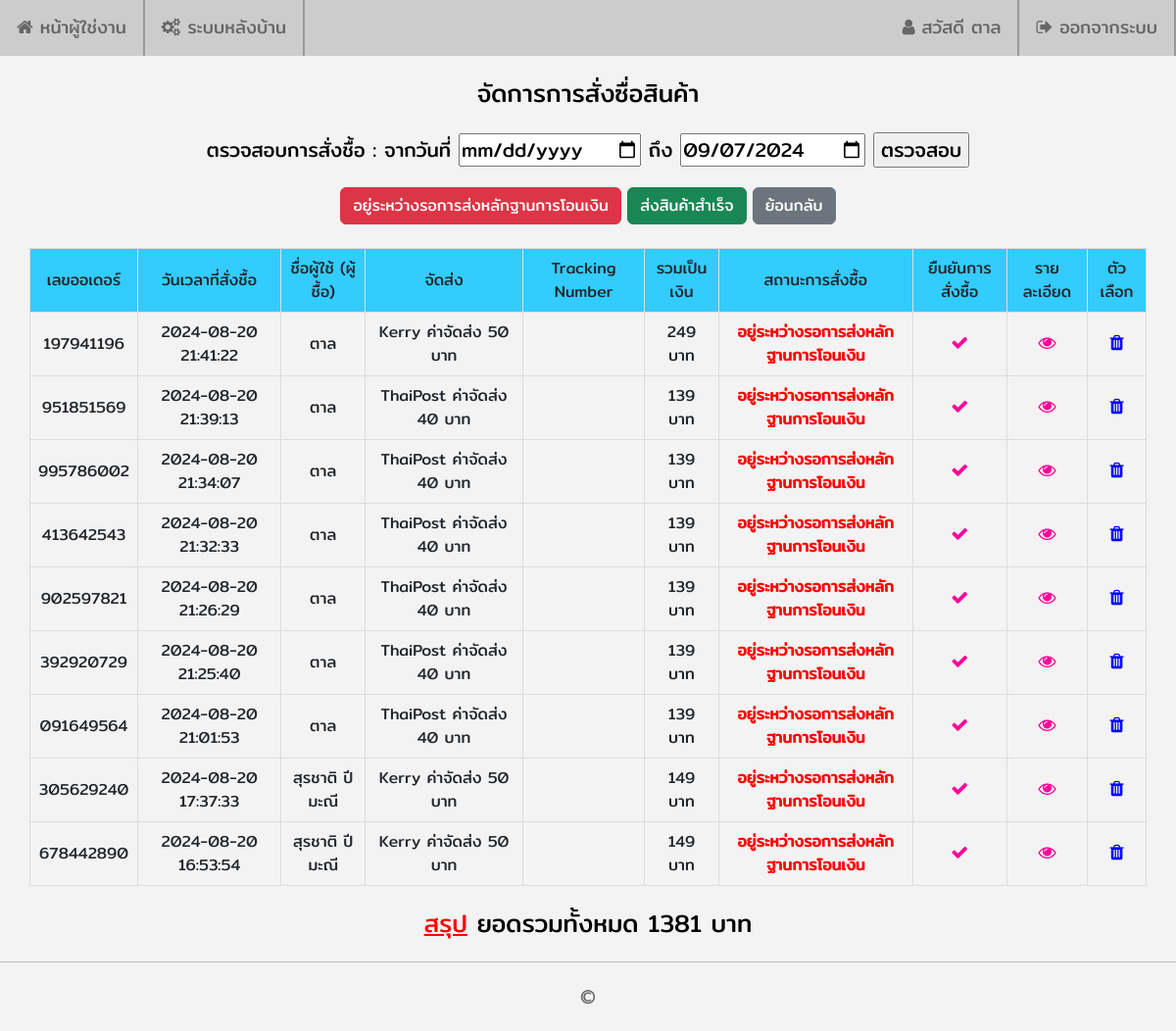
The page /shop_online/admin/order_list.php?status=pending (signed in) on the database its author committed.
### tables this page shows
CREATE TABLE `order_list` (
  `order_id` int(10) NOT NULL,
  `order_ordernumber` varchar(10) NOT NULL,
  `order_date` datetime NOT NULL,
  `order_price` int(9) NOT NULL,
  `order_status` enum('อยู่ระหว่างรอการส่งหลักฐานการโอนเงิน','อยู่ระหว่างการตรวจหลักฐาน','อยู่ระหว่างจัดส่งสินค้า','ส่งสินค้าสำเร็จ') NOT NULL DEFAULT 'อยู่ระหว่างรอการส่งหลักฐานการโอนเงิน',
  `order_img` text NOT NULL,
  `member_id` int(10) NOT NULL,
  `transport_id` int(10) NOT NULL,
  `tracking_number` varchar(30) DEFAULT NULL,
  `order_address` text NOT NULL
);

CREATE TABLE `member` (
  `member_id` int(10) NOT NULL,
  `member_username` varchar(30) NOT NULL,
  `member_password` varchar(30) NOT NULL,
  `member_name` varchar(100) NOT NULL,
  `member_email` varchar(100) NOT NULL,
  `member_address` text NOT NULL,
  `member_address2` text NOT NULL,
  `member_tel` varchar(10) NOT NULL,
  `member_img` text NOT NULL,
  `member_date` datetime NOT NULL,
  `member_level` enum('user','admin') NOT NULL DEFAULT 'user'
);

CREATE TABLE `transport` (
  `transport_id` int(10) NOT NULL,
  `transport_name` varchar(100) NOT NULL,
  `transport_price` varchar(5) NOT NULL
);

### shop_online/admin/order_list.php (the view, shortened to what this page needs)
<?php
    require_once('../connections/mysqli.php');
    $total = 0;
    $statusCondition = "";
    if (isset($_GET['status'])) {
        if ($_GET['status'] == 'pending') {
            $statusCondition = "AND order_status = 'อยู่ระหว่างรอการส่งหลักฐานการโอนเงิน'";
        } elseif ($_GET['status'] == 'completed') {
            $statusCondition = "AND order_status = 'ส่งสินค้าสำเร็จ'";
        }
    }
    $strSQL2 = "SELECT * FROM order_list
                INNER JOIN (member, transport)
                ON (order_list.member_id = member.member_id AND order_list.transport_id = transport.transport_id)
                WHERE 1 $statusCondition
                ORDER BY order_id DESC";
    $objQuery2 = mysqli_query($Connection,$strSQL2);
?>
<!DOCTYPE html>
<html lang="en">
<head>
  <link rel="stylesheet" href="https://cdn.jsdelivr.net/npm/bootstrap@5.3.3/dist/css/bootstrap.min.css">
  <link rel="stylesheet" href="https://cdnjs.cloudflare.com/ajax/libs/font-awesome/4.7.0/css/font-awesome.min.css">
  <link rel="stylesheet" type="text/css" href="../assets/css/body.css">
  <link rel="stylesheet" type="text/css" href="../assets/css/navigationbar.css">
  <link rel="stylesheet" type="text/css" href="../assets/css/shop.css">
</head>
<body>
  <?php include '../includes/navbar_admin.php';?>
  <div class="shop_div_10">
    <span class="shop_span_7_2">จัดการการสั่งซื่อสินค้า</span>
    <form name="order_list_date" method="post" action="order_list_date.php">
      <span class="shop_span_7_5">ตรวจสอบการสั่งชื้อ : จากวันที่ <input type="date" name="startdate" id="startdate"> ถึง <input type="date" name="enddate" id="enddate" value="<?php echo date("Y-m-d"); ?>"> <input type="submit" name="submit" id="submit" value="ตรวจสอบ"></span>
    </form>
    <button type="button" class="btn btn-danger" onclick="window.location.href='?status=pending'">อยู่ระหว่างรอการส่งหลักฐานการโอนเงิน</button>
    <button type="button" class="btn btn-success" onclick="window.location.href='?status=completed'">ส่งสินค้าสำเร็จ</button>
      <a href="order_list.php"><button type="button" class="btn btn-secondary">ย้อนกลับ</button></a>
      <br><br>
    <table class="shop_table_1">
      <tr>
        <td bgcolor="#33CCFF">เลขออเดอร์</td>
        <td bgcolor="#33CCFF">วันเวลาที่สั่งชื้อ</td>
        <td bgcolor="#33CCFF">ชื่อผู้ใช้ (ผู้ชื้อ)</td>
        <td bgcolor="#33CCFF">จัดส่ง</td>
        <td bgcolor="#33CCFF">Tracking Number</td>
        <td bgcolor="#33CCFF">รวมเป็นเงิน</td>
        <td bgcolor="#33CCFF">สถานะการสั่งซื้อ</td>
        <td bgcolor="#33CCFF">ยืนยันการสั่งซื้อ</td>
        <td bgcolor="#33CCFF">รายละเอียด</td>
        <td bgcolor="#33CCFF" width="60px">ตัวเลือก</td>
      </tr>
      <?php
      while ($objResult2 = mysqli_fetch_array($objQuery2,MYSQLI_ASSOC)) {
      ?>
      <tr>
        <td><?php echo $objResult2["order_ordernumber"];?></td>
        <td><?php echo $objResult2["order_date"];?></td>
        <td><?php echo $objResult2["member_name"];?></td>
        <td><?php echo $objResult2["transport_name"]." ค่าจัดส่ง ".$objResult2["transport_price"]." บาท"; ?></td>
        <td>
        </td>
        <td><?php echo $objResult2["order_price"] + $objResult2["transport_price"]." บาท";?></td>
        <td>
          <?php
          if ($objResult2["order_status"] == 'อยู่ระหว่างรอการส่งหลักฐานการโอนเงิน') {
            echo "<b style='color:red'> อยู่ระหว่างรอการส่งหลักฐานการโอนเงิน </b>";
          } elseif ($objResult2["order_status"] == 'อยู่ระหว่างการตรวจหลักฐาน') {
          ?>
            <span><a class="shop_a_4" target="_blank" href="../images/money_transfer_slip/<?php echo $objResult2["order_img"]; ?>">ตรวจหลักฐาน</a></span>
          <?php
          } elseif ($objResult2["order_status"] == 'อยู่ระหว่างจัดส่งสินค้า') {
          ?>
            <span>อยู่ระหว่างจัดส่งสินค้า <a class="shop_a_4" href="order_list_member.php?member_id=<?php echo $objResult2["member_id"];?>">ข้อมูลลูกค้า</a></span>
          <?php
          } elseif ($objResult2["order_status"] == 'ส่งสินค้าสำเร็จ') {
          ?>
            <span><b style="color:#00E676;">ส่งสินค้าสำเร็จ</b></span>
          <?php
          }
          ?>
        </td>
        <td>
          <?php
          if ($objResult2["order_status"] != 'ส่งสินค้าสำเร็จ') {
          ?>
            <a class="shop_a_5" href="JavaScript:if(confirm('คุณแน่ใจใช่หรือไม่')==true){window.location='order_list_past.php?order_id=<?php echo $objResult2["order_id"];?>';}"><i class="fa fa-check"></i></a>
          <?php
          }
          ?>
        </td>
        <td><a class="shop_a_5" href="../order_view.php?order_ordernumber=<?php echo $objResult2["order_ordernumber"];?>"><i class="fa fa-eye"></i></a></td>
        <td>
          <?php
          if ($objResult2["order_status"] != 'ส่งสินค้าสำเร็จ') {
          ?>
            <a class="shop_a_3" href="JavaScript:if(confirm('คุณต้องการลบข้อมูลใช่หรือไม่')==true){window.location='order_list_delete.php?order_id=<?php echo $objResult2["order_id"];?>&order_ordernumber=<?php echo $objResult2["order_ordernumber"];?>';}"><i class="fa fa-trash"></i></a>
          <?php
          }
          ?>
        </td>
      </tr>
      <?php
      $total = $total + ($objResult2["order_price"] + $objResult2["transport_price"]);
      }
      ?>
    </table>
    <span class="shop_span_7_4"><span class="shop_span_7_4_1">สรุป</span> ยอดรวมทั้งหมด <?php echo $total; ?> บาท</span>
  </div>
  <hr>
  <?php include '../includes/footer.php';?>
</body>
</html>

### shop_online/assets/css/body.css (style rules this page uses)
body { font-family: mitrregular; background-color: #f3f3f3; margin-left: 0px; margin-top: 0px; margin-right: 0px; margin-bottom: 0px; }

### shop_online/assets/css/shop.css (style rules this page uses)
div.shop_div_10 { display: block; margin: auto; margin-top: 20px; margin-bottom: 20px; width: 95%; text-align: center; }
span.shop_span_7_2 { display: block; color: #000; font-size: 25px; margin-bottom: 20px; }
span.shop_span_7_4 { display: block; color: #000; font-size: 25px; margin-bottom: 20px; margin-top: 20px; }
span.shop_span_7_4_1 { color: red; font-size: 25px; text-decoration: underline; margin-bottom: 20px; margin-top: 20px; }
span.shop_span_7_5 { display: block; color: #000; font-size: 20px; margin-bottom: 20px; }
a.shop_a_3:link, a.shop_a_3:visited, a.shop_a_3:hover, a.shop_a_3:active { color: #0000FF; text-decoration: none; font-size: 18px; }
a.shop_a_5:link, a.shop_a_5:visited, a.shop_a_5:hover, a.shop_a_5:active { color: #FF0099; text-decoration: none; font-size: 18px; }
table.shop_table_1 { border-collapse: collapse; width: 100%; text-align: center; }
table.shop_table_1 tr, table.shop_table_1 td { border: 1px solid #ddd; padding: 8px; font-size: 16px; }

### rows shown on the page
order_list: order_ordernumber "197941196", order_date "2024-08-20 21:41:22", member.member_name "ตาล", transport.transport_name "Kerry", transport.transport_price "50", $objResult2["order_price"] + $objResult2["transport_price"] "249", shows "อยู่ระหว่างรอการส่งหลักฐานการโอนเงิน"
order_list: order_ordernumber "951851569", order_date "2024-08-20 21:39:13", member.member_name "ตาล", transport.transport_name "ThaiPost", transport.transport_price "40", $objResult2["order_price"] + $objResult2["transport_price"] "139", shows "อยู่ระหว่างรอการส่งหลักฐานการโอนเงิน"
order_list: order_ordernumber "995786002", order_date "2024-08-20 21:34:07", member.member_name "ตาล", transport.transport_name "ThaiPost", transport.transport_price "40", $objResult2["order_price"] + $objResult2["transport_price"] "139", shows "อยู่ระหว่างรอการส่งหลักฐานการโอนเงิน"
order_list: order_ordernumber "413642543", order_date "2024-08-20 21:32:33", member.member_name "ตาล", transport.transport_name "ThaiPost", transport.transport_price "40", $objResult2["order_price"] + $objResult2["transport_price"] "139", shows "อยู่ระหว่างรอการส่งหลักฐานการโอนเงิน"
order_list: order_ordernumber "902597821", order_date "2024-08-20 21:26:29", member.member_name "ตาล", transport.transport_name "ThaiPost", transport.transport_price "40", $objResult2["order_price"] + $objResult2["transport_price"] "139", shows "อยู่ระหว่างรอการส่งหลักฐานการโอนเงิน"
order_list: order_ordernumber "392920729", order_date "2024-08-20 21:25:40", member.member_name "ตาล", transport.transport_name "ThaiPost", transport.transport_price "40", $objResult2["order_price"] + $objResult2["transport_price"] "139", shows "อยู่ระหว่างรอการส่งหลักฐานการโอนเงิน"
order_list: order_ordernumber "091649564", order_date "2024-08-20 21:01:53", member.member_name "ตาล", transport.transport_name "ThaiPost", transport.transport_price "40", $objResult2["order_price"] + $objResult2["transport_price"] "139", shows "อยู่ระหว่างรอการส่งหลักฐานการโอนเงิน"
order_list: order_ordernumber "305629240", order_date "2024-08-20 17:37:33", member.member_name "สุรชาติ ปีมะณี", transport.transport_name "Kerry", transport.transport_price "50", $objResult2["order_price"] + $objResult2["transport_price"] "149", shows "อยู่ระหว่างรอการส่งหลักฐานการโอนเงิน"
order_list: order_ordernumber "678442890", order_date "2024-08-20 16:53:54", member.member_name "สุรชาติ ปีมะณี", transport.transport_name "Kerry", transport.transport_price "50", $objResult2["order_price"] + $objResult2["transport_price"] "149", shows "อยู่ระหว่างรอการส่งหลักฐานการโอนเงิน"

### other values the page prints
$_SESSION["member_name"] "ตาล"
$total "1381"
